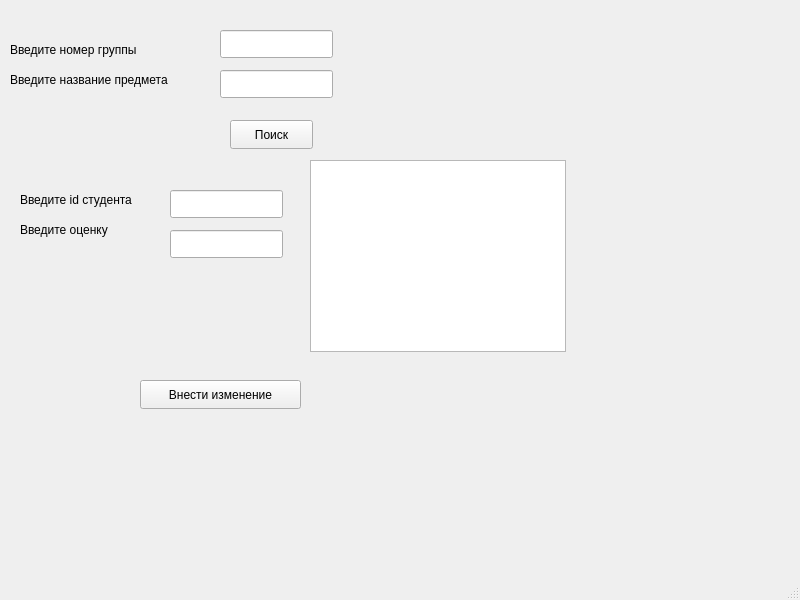
<?xml version="1.0" encoding="UTF-8"?>
<ui version="4.0">
 <class>MainWindow</class>
 <widget class="QMainWindow" name="MainWindow">
  <property name="geometry">
   <rect>
    <x>0</x>
    <y>0</y>
    <width>800</width>
    <height>600</height>
   </rect>
  </property>
  <property name="windowTitle">
   <string>MainWindow</string>
  </property>
  <widget class="QWidget" name="centralwidget">
   <widget class="QPushButton" name="pushButton">
    <property name="geometry">
     <rect>
      <x>230</x>
      <y>120</y>
      <width>83</width>
      <height>29</height>
     </rect>
    </property>
    <property name="text">
     <string>Поиск</string>
    </property>
   </widget>
   <widget class="QLineEdit" name="lineEdit">
    <property name="geometry">
     <rect>
      <x>220</x>
      <y>30</y>
      <width>113</width>
      <height>28</height>
     </rect>
    </property>
   </widget>
   <widget class="QLineEdit" name="lineEdit_2">
    <property name="geometry">
     <rect>
      <x>220</x>
      <y>70</y>
      <width>113</width>
      <height>28</height>
     </rect>
    </property>
   </widget>
   <widget class="QLabel" name="label">
    <property name="geometry">
     <rect>
      <x>10</x>
      <y>40</y>
      <width>171</width>
      <height>20</height>
     </rect>
    </property>
    <property name="text">
     <string>Введите номер группы</string>
    </property>
   </widget>
   <widget class="QLabel" name="label_2">
    <property name="geometry">
     <rect>
      <x>10</x>
      <y>70</y>
      <width>201</width>
      <height>20</height>
     </rect>
    </property>
    <property name="text">
     <string>Введите название предмета</string>
    </property>
   </widget>
   <widget class="QLabel" name="label_3">
    <property name="geometry">
     <rect>
      <x>20</x>
      <y>190</y>
      <width>201</width>
      <height>20</height>
     </rect>
    </property>
    <property name="text">
     <string>Введите id студента</string>
    </property>
   </widget>
   <widget class="QLabel" name="label_4">
    <property name="geometry">
     <rect>
      <x>20</x>
      <y>220</y>
      <width>201</width>
      <height>20</height>
     </rect>
    </property>
    <property name="text">
     <string>Введите оценку</string>
    </property>
   </widget>
   <widget class="QPushButton" name="pushButton_2">
    <property name="geometry">
     <rect>
      <x>140</x>
      <y>380</y>
      <width>161</width>
      <height>29</height>
     </rect>
    </property>
    <property name="text">
     <string>Внести изменение</string>
    </property>
   </widget>
   <widget class="QListView" name="listView">
    <property name="geometry">
     <rect>
      <x>310</x>
      <y>160</y>
      <width>256</width>
      <height>192</height>
     </rect>
    </property>
   </widget>
   <widget class="QLineEdit" name="lineEdit_3">
    <property name="geometry">
     <rect>
      <x>170</x>
      <y>190</y>
      <width>113</width>
      <height>28</height>
     </rect>
    </property>
   </widget>
   <widget class="QLineEdit" name="lineEdit_4">
    <property name="geometry">
     <rect>
      <x>170</x>
      <y>230</y>
      <width>113</width>
      <height>28</height>
     </rect>
    </property>
   </widget>
  </widget>
  <widget class="QMenuBar" name="menubar">
   <property name="geometry">
    <rect>
     <x>0</x>
     <y>0</y>
     <width>800</width>
     <height>25</height>
    </rect>
   </property>
  </widget>
  <widget class="QStatusBar" name="statusbar"/>
 </widget>
 <resources/>
 <connections/>
</ui>
